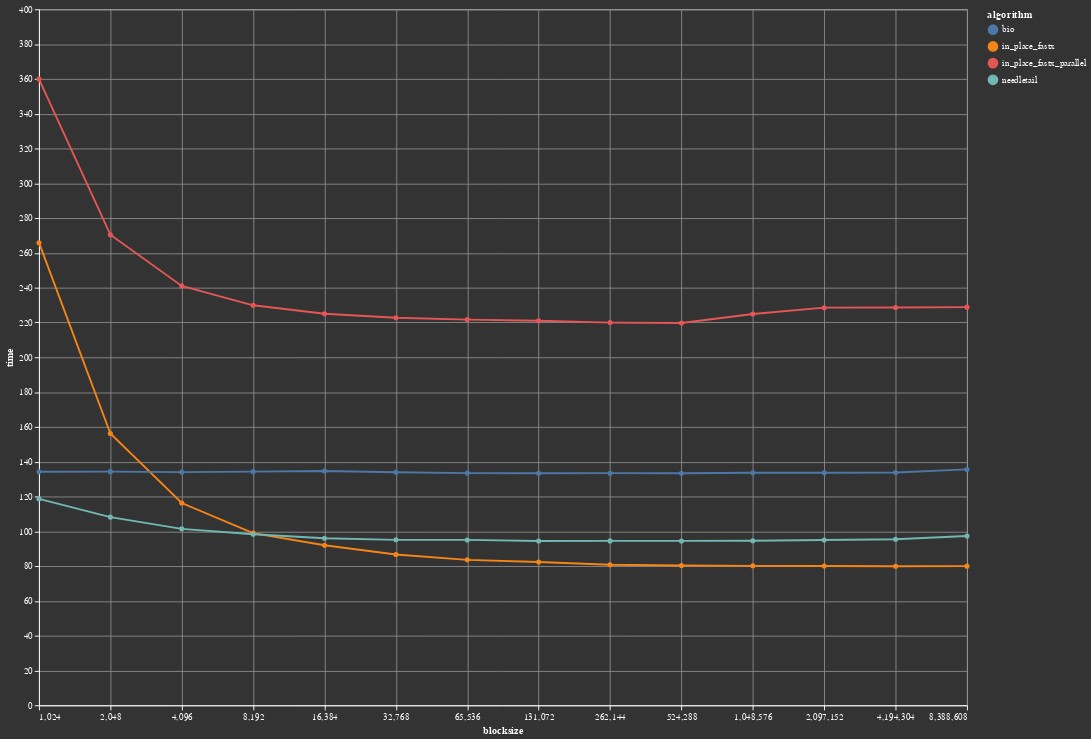

The code cell stored with this chart in its notebook:
### Code cell
points = altair.Chart(raw_df).mark_line(point=True).encode(
    x=altair.X('blocksize', scale=altair.Scale(type="log", base=2)),
    y=altair.Y('median(time)'),
    color='algorithm'
)

error = altair.Chart(raw_df).mark_errorband(extent='iqr').encode(
    x=altair.X('blocksize:Q', scale=altair.Scale(type="log", base=2)),
    y=altair.Y('time:Q'),
    color='algorithm',
)


points + error

### Figure 1 — Vega-Lite specification as saved in the notebook (floating-point values rounded to 4 significant figures; data arrays with more than 128 entries replaced by an {"elided": "..."} marker saying what was removed)
{"config": {"background": "#333", "title": {"color": "#fff"}, "style": {"guide-label": {"fill": "#fff"}, "guide-title": {"fill": "#fff"}}, "axis": {"domainColor": "#fff", "gridColor": "#888", "tickColor": "#fff"}, "view": {"height": 750, "width": 1000}, "range": {}}, "layer": [{"mark": {"type": "line", "point": true}, "encoding": {"color": {"type": "nominal", "field": "algorithm"}, "x": {"type": "quantitative", "field": "blocksize", "scale": {"base": 2, "type": "log"}}, "y": {"type": "quantitative", "aggregate": "median", "field": "time"}}}, {"mark": {"type": "errorband", "extent": "iqr"}, "encoding": {"color": {"type": "nominal", "field": "algorithm"}, "x": {"type": "quantitative", "field": "blocksize", "scale": {"base": 2, "type": "log"}}, "y": {"type": "quantitative", "field": "time"}}}], "data": {"name": "data-59c03f0b80ddc9285bafacb2f3c976fe"}, "$schema": "https://vega.github.io/schema/vega-lite/v4.8.1.json", "datasets": {"data-59c03f0b80ddc9285bafacb2f3c976fe": {"elided": "5600 records"}}}
